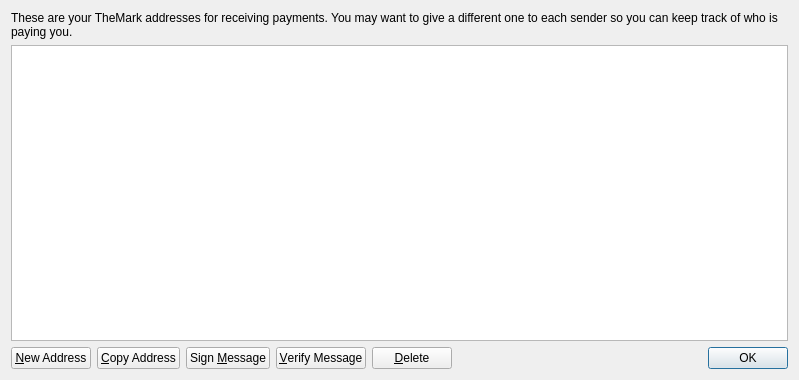
<?xml version="1.0" encoding="UTF-8"?>
<ui version="4.0">
 <class>AddressBookPage</class>
 <widget class="QWidget" name="AddressBookPage">
  <property name="geometry">
   <rect>
    <x>0</x>
    <y>0</y>
    <width>799</width>
    <height>380</height>
   </rect>
  </property>
  <property name="windowTitle">
   <string>Address Book</string>
  </property>
  <layout class="QVBoxLayout" name="verticalLayout">
   <item>
    <widget class="QLabel" name="labelExplanation">
     <property name="text">
      <string>These are your TheMark addresses for receiving payments. You may want to give a different one to each sender so you can keep track of who is paying you.</string>
     </property>
     <property name="textFormat">
      <enum>Qt::PlainText</enum>
     </property>
     <property name="wordWrap">
      <bool>true</bool>
     </property>
    </widget>
   </item>
   <item>
    <widget class="QTableView" name="tableView">
     <property name="contextMenuPolicy">
      <enum>Qt::CustomContextMenu</enum>
     </property>
     <property name="toolTip">
      <string>Double-click to edit address or label</string>
     </property>
     <property name="tabKeyNavigation">
      <bool>false</bool>
     </property>
     <property name="alternatingRowColors">
      <bool>true</bool>
     </property>
     <property name="selectionMode">
      <enum>QAbstractItemView::SingleSelection</enum>
     </property>
     <property name="selectionBehavior">
      <enum>QAbstractItemView::SelectRows</enum>
     </property>
     <property name="sortingEnabled">
      <bool>true</bool>
     </property>
     <attribute name="verticalHeaderVisible">
      <bool>false</bool>
     </attribute>
    </widget>
   </item>
   <item>
    <layout class="QHBoxLayout" name="horizontalLayout">
     <item>
      <widget class="QPushButton" name="newAddressButton">
       <property name="toolTip">
        <string>Create a new address</string>
       </property>
       <property name="text">
        <string>&amp;New Address</string>
       </property>
       <property name="icon">
        <iconset resource="../bitcoin.qrc">
         <normaloff>:/icons/add</normaloff>:/icons/add</iconset>
       </property>
      </widget>
     </item>
     <item>
      <widget class="QPushButton" name="copyToClipboard">
       <property name="toolTip">
        <string>Copy the currently selected address to the system clipboard</string>
       </property>
       <property name="text">
        <string>&amp;Copy Address</string>
       </property>
       <property name="icon">
        <iconset resource="../bitcoin.qrc">
         <normaloff>:/icons/editcopy</normaloff>:/icons/editcopy</iconset>
       </property>
      </widget>
     </item>
     <item>
      <widget class="QPushButton" name="signMessage">
       <property name="toolTip">
        <string>Sign a message to prove you own a TheMark address</string>
       </property>
       <property name="text">
        <string>Sign &amp;Message</string>
       </property>
       <property name="icon">
        <iconset resource="../bitcoin.qrc">
         <normaloff>:/icons/edit</normaloff>:/icons/edit</iconset>
       </property>
      </widget>
     </item>
     <item>
      <widget class="QPushButton" name="verifyMessage">
       <property name="toolTip">
        <string>Verify a message to ensure it was signed with a specified TheMark address</string>
       </property>
       <property name="text">
        <string>&amp;Verify Message</string>
       </property>
       <property name="icon">
        <iconset resource="../bitcoin.qrc">
         <normaloff>:/icons/transaction_0</normaloff>:/icons/transaction_0</iconset>
       </property>
      </widget>
     </item>
     <item>
      <widget class="QPushButton" name="deleteButton">
       <property name="toolTip">
        <string>Delete the currently selected address from the list</string>
       </property>
       <property name="text">
        <string>&amp;Delete</string>
       </property>
       <property name="icon">
        <iconset resource="../bitcoin.qrc">
         <normaloff>:/icons/remove</normaloff>:/icons/remove</iconset>
       </property>
      </widget>
     </item>
     <item>
      <spacer name="horizontalSpacer">
       <property name="orientation">
        <enum>Qt::Horizontal</enum>
       </property>
       <property name="sizeHint" stdset="0">
        <size>
         <width>40</width>
         <height>20</height>
        </size>
       </property>
      </spacer>
     </item>
     <item>
      <widget class="QDialogButtonBox" name="buttonBox">
       <property name="sizePolicy">
        <sizepolicy hsizetype="Maximum" vsizetype="Fixed">
         <horstretch>0</horstretch>
         <verstretch>0</verstretch>
        </sizepolicy>
       </property>
       <property name="standardButtons">
        <set>QDialogButtonBox::Ok</set>
       </property>
      </widget>
     </item>
    </layout>
   </item>
  </layout>
 </widget>
 <resources>
  <include location="../bitcoin.qrc"/>
 </resources>
 <connections/>
</ui>
